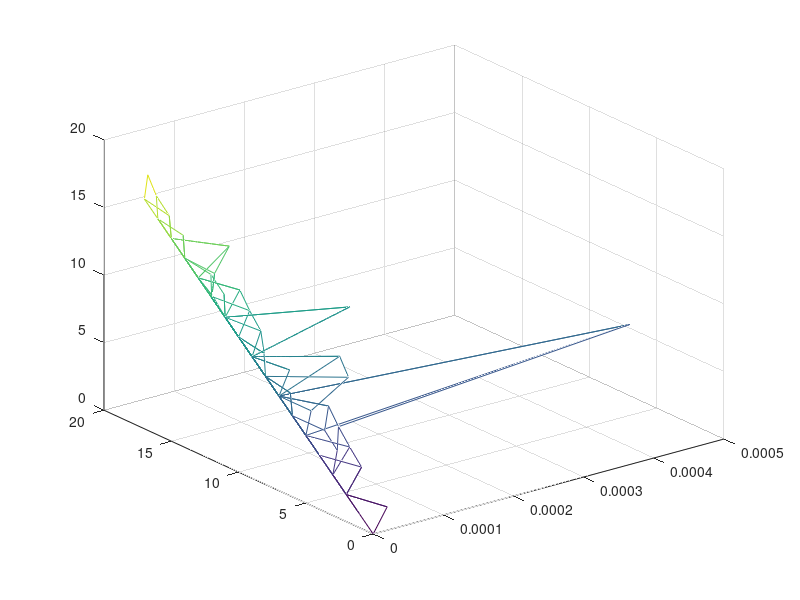

This figure's MATLAB source:
xx = [1.26303e-14,5.51555e-10,5.70692e-10,6.03983e-10,2.54777e-05,2.67666e-05,8.15394e-10,9.5732e-10,3.42818e-05,1.52952e-09,;3.91083e-05,6.24139e-14,4.09836e-05,4.32152e-05,4.64684e-05,5.14139e-05,2.06077e-13,5.13132e-09,9.00158e-09,2.31001e-08,;2.30966e-08,4.34129e-12,3.65592e-08,1.712e-11,0.000480769,0,0,0,0,0,;0,0,0,0,0,0,0,0,0,0,;0,0,0,0,0,0,0,0,0,0,;0,0,1.6218e-05,4.64122e-15,1.7331e-05,3.31663e-10,7.3254e-15,4.42654e-10,2.33372e-05,7.09596e-10,;2.66383e-05,1.97422e-14,7.78966e-10,2.53755e-14,3.16456e-05,3.49284e-05,4.00962e-05,1.1258e-13,6.34518e-05,9.8224e-09,;9.9108e-05,0.000105708,1.48721e-08,0.000158479,1.83689e-11,2.44141e-06,0,0,0,0,;0,0,0,0,0,0,0,0,1.62419e-05,1.7039e-05,;1.7039e-05,5.03885e-15,5.20571e-15,1.76619e-05,1.80933e-05,6.47588e-15,1.6909e-05,3.41669e-10,4.29542e-10,2.40442e-05,;]
yy = [0,1,2,3,4,5,6,7,8,9,;1,2,3,4,5,6,7,8,9,10,;2,3,4,5,6,7,8,9,10,11,;3,4,5,6,7,8,9,10,11,12,;4,5,6,7,8,9,10,11,12,13,;5,6,7,8,9,10,11,12,13,14,;6,7,8,9,10,11,12,13,14,15,;7,8,9,10,11,12,13,14,15,16,;8,9,10,11,12,13,14,15,16,17,;9,10,11,12,13,14,15,16,17,18,;]
zz = [0,1,2,3,4,5,6,7,8,9,;1,2,3,4,5,6,7,8,9,10,;2,3,4,5,6,7,8,9,10,11,;3,4,5,6,7,8,9,10,11,12,;4,5,6,7,8,9,10,11,12,13,;5,6,7,8,9,10,11,12,13,14,;6,7,8,9,10,11,12,13,14,15,;7,8,9,10,11,12,13,14,15,16,;8,9,10,11,12,13,14,15,16,17,;9,10,11,12,13,14,15,16,17,18,;]
mesh(xx,yy,zz)